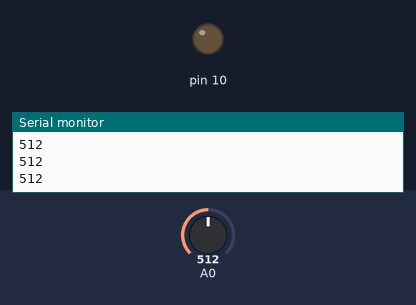
The sketch below on a simulated Arduino Uno, built with avr-gcc and run on an emulated ATmega328P. Shown: output pins drawn as LEDs (lit = HIGH), the last lines printed to the serial monitor. Inputs (shaded band) come from the test bench; at power-on: A0 = 512.

Above: at 1.2 s.
1.3 s: A0 set to 407
2.8 s: A0 set to 393
At 4.0 s:
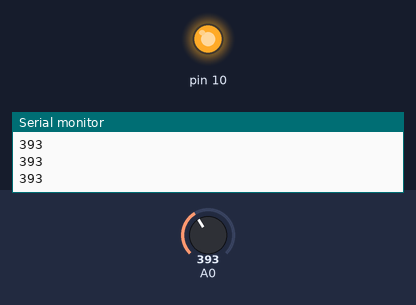
4.3 s: A0 set to 410
At 5.3 s:
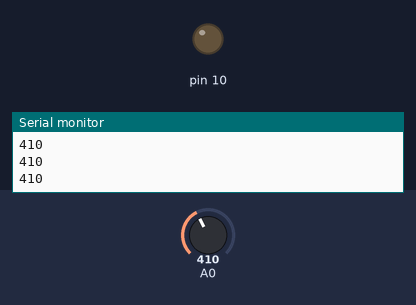
5.8 s: A0 set to 390
At 6.5 s:
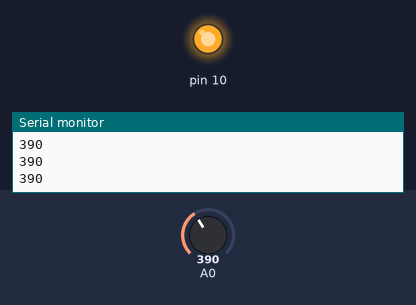
Timing chart, 0 to 8.3 s (numbered marks = the images above; inputs shaded):
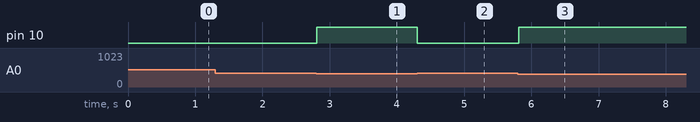

The sketch:

0329_1_illuminationSensor.ino
```cpp
// 조도센서로 가로등
void setup() {
  // put your setup code here, to run once:
  pinMode(A0, INPUT);
  pinMode(10, OUTPUT);
  Serial.begin(9600);
}

void loop() {
  int sensorValue = analogRead(A0);   // 0~1023
  Serial.println(sensorValue);
  if (sensorValue >= 400){
    digitalWrite(10,0);
  }else{
    digitalWrite(10,1);
  }
}
```

Measured:
- the behaviour switches between 400 and 399 on A0 (found by bisection; images 0 and 1)
- after the input at 2.8 s, pin 10: LOW → HIGH at once
- after the input at 4.3 s, pin 10: HIGH → LOW at once
- after the input at 5.8 s, pin 10: LOW → HIGH at once
